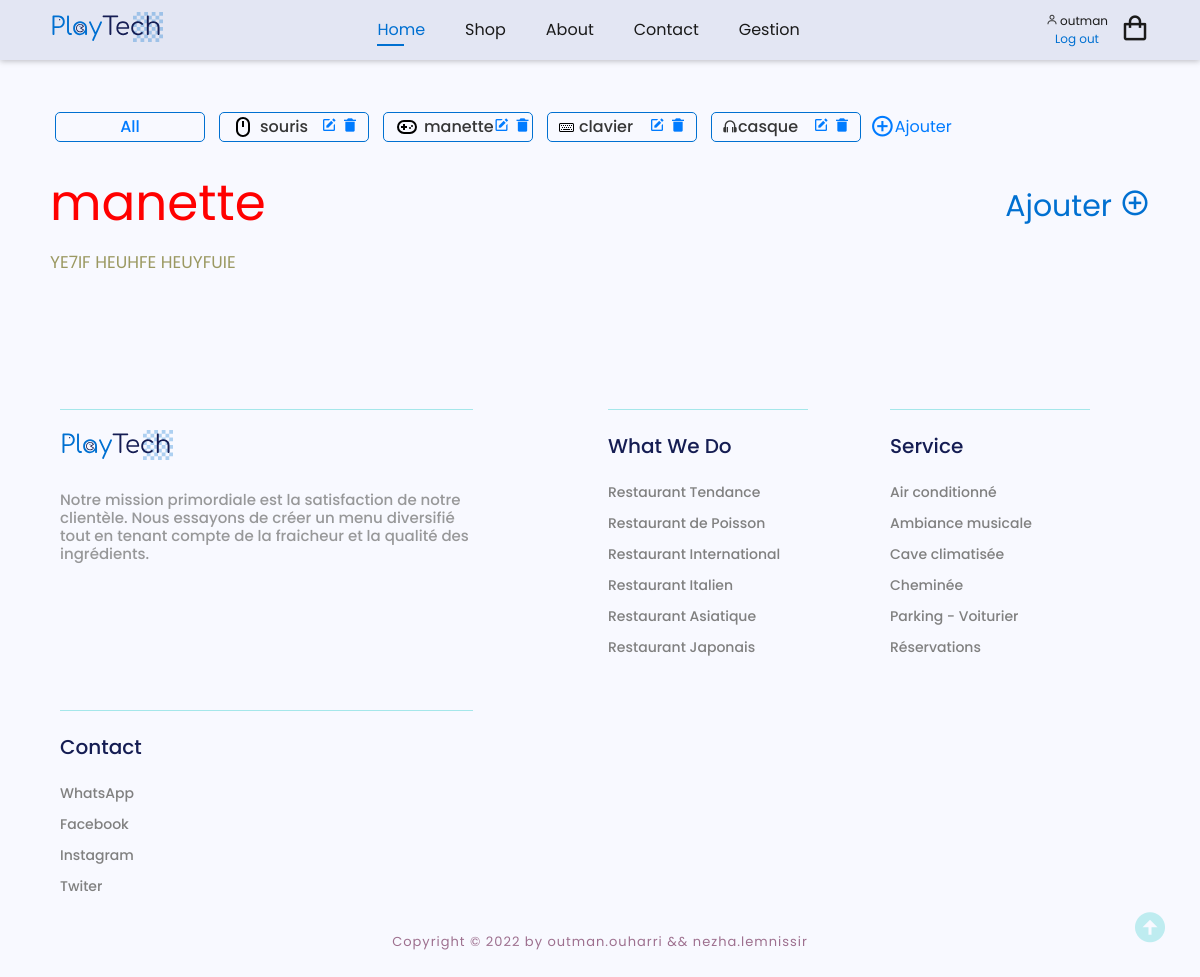
Page /gestion.php?id=16 (signed in) on the committed database.
### tables this page shows
CREATE TABLE `categorie` (
  `id_categorie` int(11) NOT NULL,
  `libelle` varchar(50) DEFAULT NULL,
  `desc_categorie` varchar(50) NOT NULL,
  `svg_icon_categorie` longtext NOT NULL
);

### admin/afficher_categorie.php (the view)
<div class="categorie-gallery">
    <?php
    include_once "connection.php";
    $req = mysqli_query($con, "SELECT * FROM categorie");
    if (mysqli_num_rows($req) == 0) {
    } else {
    ?>
        <div class="cat_box cart_Box">
            <a href="?id=0">
                <h6>All</h6>
            </a>
        </div>
        <?php
        while ( $row = mysqli_fetch_assoc($req) ) {
        ?>
            <div class="cat_box">
                <a class="cat_type" href="?id=<?= $row['id_categorie'] ?>">
                    <?= $row['svg_icon_categorie'] ?>
                    <h6 class='hhhh'><?= $row['libelle'] ?></h6>
                </a>
                <div class="cat_box_icon">
                    <a href="./admin/modifier_categorie.php?id=<?= $row['id_categorie'] ?>"><i class='bx bxs-edit'></i></a>
                    <a href="./admin/supprimer_categorie.php?id=<?= $row['id_categorie'] ?>"><i class='bx bxs-trash-alt'></i></a>
                </div>
            </div>
    <?php
        }
    }
    ?>
    <a href="./admin/ajouter_categorie.php" class="ajouter_cat"><i class='bx bx-plus-circle bx-sm add-cart'></i>Ajouter</a>
</div>

### admin/afficher_produit.php (shortened to what this page needs)
<?php
include_once "connection.php";
$id = $_GET['id'];
if ($id != 0) {
    $reQ = mysqli_query($con, "SELECT * FROM `categorie` WHERE id_categorie = $id");
    if (mysqli_num_rows($reQ) == 0) {
    } else {
        $row = mysqli_fetch_assoc($reQ);
?>
        <div class="mainText" id="platType">
            <div class="add_prod">
                <h2><?= $row['libelle'] ?></h2>
                <h2 class="add-ntn"><a href="./admin/ajouter_produit.php?id=<?= $row['id_categorie'] ?>">Ajouter <i class='bx bx-plus-circle add-cart add-cart-one'></i></a></h2>
            </div>
            <p><?= $row['desc_categorie'] ?></p>
        </div>
        <?php
    }
        }
            ?>

### style/style.css (style rules this page uses)
* { padding: 0; margin: 0; box-sizing: border-box; font-family: "Poppins", sans-serif; text-decoration: none !important; list-style: none !important; scroll-behavior: smooth; }
:root { --bg-color: #363636; --text-color: #1a1a1a; --main-color: #0070d1; --other-color: #363636; --h1-font: 6rem; --p-font: 1rem; }
body { background-color: #f8f9ff !important; color: var(--text-color); }
.categorie-gallery { padding-top: 110px; padding-bottom: 20px; display: flex; align-items: center; text-align: center; display: grid; grid-template-columns: repeat(auto-fit, minmax(auto, 150px)); gap: 4px; }
.cat_box { border: solid var(--main-color) 1.5px; cursor: pointer; height: 30px; min-width: 150px; padding: 10px; border-radius: 5px; justify-content: space-between; display: flex; align-items: center; text-align: center; height: 30px; width: auto; margin: 2px 5px; }
.cart_Box { justify-content: center !important; }
h6 { margin: 0px !important; }
.categorie-gallery .cat_box_icon { color: var(--bg-color); display: flex; }
.categorie-gallery .cat_type { color: var(--bg-color); display: flex; align-items: center; }
.categorie-gallery a svg { font-size: 10px; margin-right: 5px; margin-left: 1px; color: var(--main-color) !important; }
.ajouter_cat { display: flex; align-items: center; }
.menu .mainText h2 { color: red; font-weight: 400; font-size: 50px; line-height: 141.5%; text-align: left; }
.menu .mainText p { color: #84813b; font-size: 17px; opacity: 0.8; }
.add_prod { display: flex; align-items: center; justify-content: space-between; }
.add_prod i { cursor: pointer; }
.add_prod h2 a { font-size: 30px; color: var(--main-color); }
.bxs-edit { margin-right: 5px; }
@media (max-width: 1625px) { :root { --h1-font: 5rem; } }
@media (max-width: 1440px) { :root { --h1-font: 4rem; } }

### rows in the picture
categorie: libelle "souris"
categorie: libelle "manette", desc_categorie "YE7IF HEUHFE HEUYFUIE"
categorie: libelle "clavier"
categorie: libelle "casque"

### other values in the picture
$_SESSION['name'] "outman"
